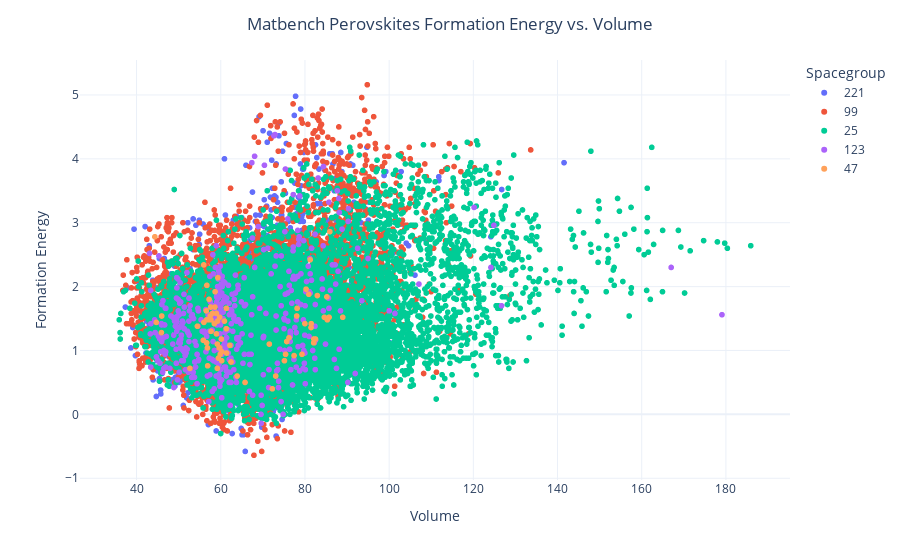

The notebook cell saved with this chart:
### Code cell
# df_perov.plot.scatter(x="volume", y="e_form", c="spg_num", colormap="viridis")

labels = {"spglib_spg_num": "Spacegroup", "e_form": "Formation Energy", "volume": "Volume"}

fig = px.scatter(
    df_perov, x="volume", y="e_form", color="spglib_spg_num", labels=labels
)
fig.update_layout(title="Matbench Perovskites Formation Energy vs. Volume", title_x=0.5)

### Figure 1 — Plotly figure (JSON) as saved in the notebook; plotly's stock layout.template omitted (floating-point values rounded to 4 significant figures; data arrays with more than 128 entries replaced by an {"elided": "..."} marker saying what was removed)
{"data": [{"hovertemplate": "Spacegroup=221<br>Volume=%{x}<br>Formation Energy=%{y}<extra></extra>", "legendgroup": "221", "marker": {"color": "#636efa", "symbol": "circle"}, "mode": "markers", "name": "221", "showlegend": true, "type": "scattergl", "x": {"elided": "1273 float values"}, "xaxis": "x", "y": {"elided": "1273 float values"}, "yaxis": "y"}, {"hovertemplate": "Spacegroup=99<br>Volume=%{x}<br>Formation Energy=%{y}<extra></extra>", "legendgroup": "99", "marker": {"color": "#EF553B", "symbol": "circle"}, "mode": "markers", "name": "99", "showlegend": true, "type": "scattergl", "x": {"elided": "6617 float values"}, "xaxis": "x", "y": {"elided": "6617 float values"}, "yaxis": "y"}, {"hovertemplate": "Spacegroup=25<br>Volume=%{x}<br>Formation Energy=%{y}<extra></extra>", "legendgroup": "25", "marker": {"color": "#00cc96", "symbol": "circle"}, "mode": "markers", "name": "25", "showlegend": true, "type": "scattergl", "x": {"elided": "10540 float values"}, "xaxis": "x", "y": {"elided": "10540 float values"}, "yaxis": "y"}, {"hovertemplate": "Spacegroup=123<br>Volume=%{x}<br>Formation Energy=%{y}<extra></extra>", "legendgroup": "123", "marker": {"color": "#ab63fa", "symbol": "circle"}, "mode": "markers", "name": "123", "showlegend": true, "type": "scattergl", "x": {"elided": "424 float values"}, "xaxis": "x", "y": {"elided": "424 float values"}, "yaxis": "y"}, {"hovertemplate": "Spacegroup=47<br>Volume=%{x}<br>Formation Energy=%{y}<extra></extra>", "legendgroup": "47", "marker": {"color": "#FFA15A", "symbol": "circle"}, "mode": "markers", "name": "47", "showlegend": true, "type": "scattergl", "x": [45.97, 59.74, 57.23, 85.32, 78.14, 82.12, 77.41, 56.64, 58.66, 60.21, 85.21, 76.22, 65.77, 60.23, 75.13, 56.64, 58.98, 56.89, 57.05, 61.34, 59.77, 72.25, 82.51, 45.91, 81.49, 60.88, 57.48, 44.69, 80.92, 60.14, 62.17, 71.54, 59.23, 58.49, 75.4, 80.0, 78.04, 82.08, 55.99, 58.97, 81.24, 59.19, 56.57, 63.89, 75.67, 59.61, 54.46, 56.85, 56.7, 88.97, 59.87, 55.85, 79.3, 85.74, 61.38, 80.27, 57.61, 57.67, 58.02, 52.67, 85.91, 62.44, 81.44, 61.35, 82.94, 59.19, 57.69, 59.31, 55.96, 84.61, 58.61, 59.44, 73.05, 44.34], "xaxis": "x", "y": [1.54, 1.52, 1.8, 1.48, 1.66, 1.18, 0.92, 1.12, 1.92, 0.84, 1.84, 1.2, 0.5, 0.98, 0.84, 1.48, 1.58, 0.76, 1.48, 1.66, 1.04, 0.4, 1.18, 1.28, 1.42, 1.46, 1.54, 1.44, 1.88, 1.18, 1.08, 1.1, 1.46, 1.42, 0.94, 1.42, 1.54, 1.12, 1.44, 1.26, 2.42, 1.1, 1.62, 0.6, 1.14, 1.04, 1.38, 1.04, 2.02, 1.52, 0.94, 1.16, 0.94, 1.52, 0.96, 1.96, 1.68, 1.48, 1.58, 0.72, 2.86, 0.82, 1.36, 1.34, 1.86, 0.72, 1.3, 2.14, 2.34, 1.52, 1.68, 0.88, 0.6, 2.78], "yaxis": "y"}], "layout": {"legend": {"title": {"text": "Spacegroup"}, "tracegroupgap": 0}, "margin": {"t": 60}, "title": {"text": "Matbench Perovskites Formation Energy vs. Volume", "x": 0.5}, "xaxis": {"anchor": "y", "domain": [0, 1], "title": {"text": "Volume"}}, "yaxis": {"anchor": "x", "domain": [0, 1], "title": {"text": "Formation Energy"}}}}
